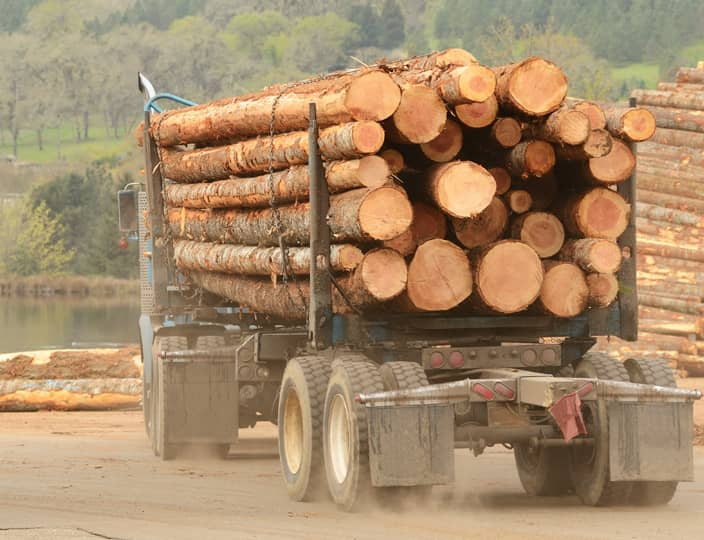
#> input picture OpenCV_Assignment_Image.png, 704 x 540 px
$ python Assignment.py
#> lines starting #> are read from the running program, lines starting #| are printed output that depends on the picture; after the words box and inside, x2 and y2 are one past the last pixel; in counts of white or black regions, pixels touching at a corner belong together
import cv2
import numpy as np

# a.Allow to load image from image gallery
image = cv2.imread('OpenCV_Assignment_Image.png', cv2.IMREAD_COLOR)
#> image is the input picture: shape (540, 704, 3); mean B, G, R 106.1, 138.2, 166.1
ROI = image[50:350, 300:650]
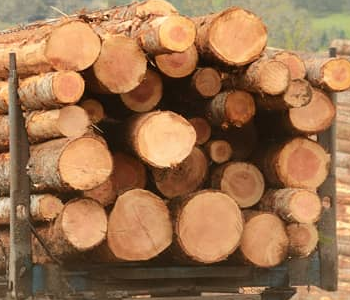
#> ROI: shape (300, 350, 3); mean B, G, R 78.2, 114.2, 156.8
gray = cv2.cvtColor(ROI, cv2.COLOR_BGR2GRAY)
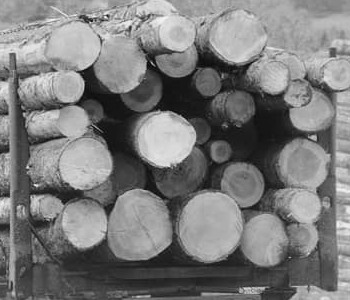
#> gray: shape (300, 350); min 4, max 247, mean 122.8
gray_blurred = cv2.blur(gray, (3, 3))

# b. Identifying the circle objects (wood log) from the image(using Hough transform)
detected_circles = cv2.HoughCircles(gray_blurred,
                                    cv2.HOUGH_GRADIENT, minDist=12, dp=30, param1=50,
                                    param2=30, minRadius=20, maxRadius=30)  # 12,30,50,30,20,30
#> detected_circles = 22 rows, first 8: [285, 75, 21.5], [75, 165, 21.5], [75, 45, 21.5], [315, 45, 21.5], [165, 45, 21.5], [315, 105, 21.5], [75, 225, 21.5], [315, 225, 21.5]

# c. Draw circles that are detected
if detected_circles is not None:
    detected_circles = np.uint16(np.around(detected_circles))
#> detected_circles = 22 rows, first 8: [285, 75, 22], [75, 165, 22], [75, 45, 22], [315, 45, 22], [165, 45, 22], [315, 105, 22], [75, 225, 22], [315, 225, 22]
    count = 0
    for i in detected_circles[0, :]:
        a, b, r = i[0], i[1], i[2]
        cv2.circle(ROI, (a, b), r, (0, 255, 0), 2)
        count = count + 1
#> this loop made 22 passes
#> (i, a, b) on passes 1 to 12: ([285, 75, 22], 285, 75), ([75, 165, 22], 75, 165), ([75, 45, 22], 75, 45), ([315, 45, 22], 315, 45), ([165, 45, 22], 165, 45), ([315, 105, 22], 315, 105), ([75, 225, 22], 75, 225), ([315, 225, 22], 315, 225), ([45, 75, 22], 45, 75), ([315, 165, 22], 315, 165), ([255, 195, 22], 255, 195), ([225, 45, 22], 225, 45)
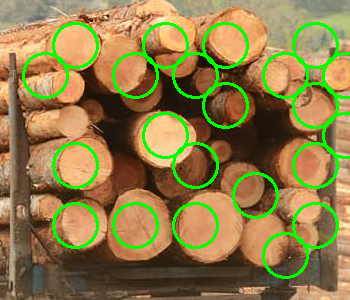
#> ROI: shape (300, 350, 3); 8.13% of pixels changed, all inside (x1, y1, x2, y2) = (22, 22, 350, 279)
#> after the loop, count = 22
    # d. Identify the number of circle objects
    print('Number of circles detected:', count)
#| Number of circles detected: 22
    cv2.imshow("Output_Image", image)
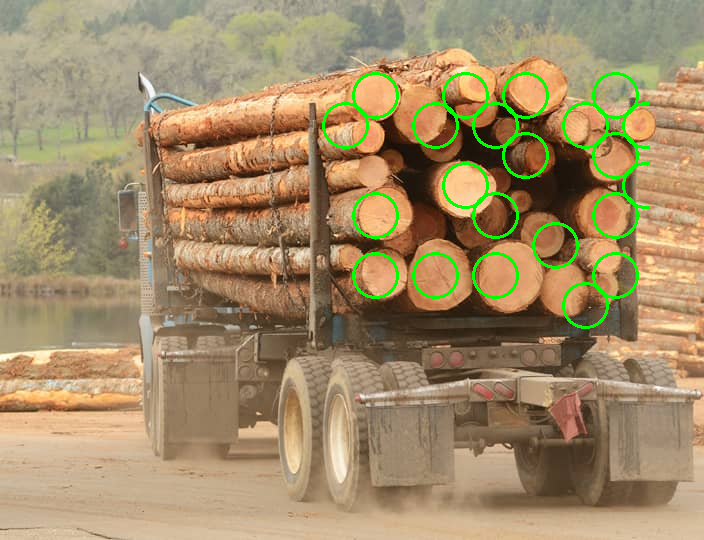
#> window 'Output_Image': shape (540, 704, 3); mean B, G, R 104.2, 141.1, 162.1
    cv2.waitKey(0)
